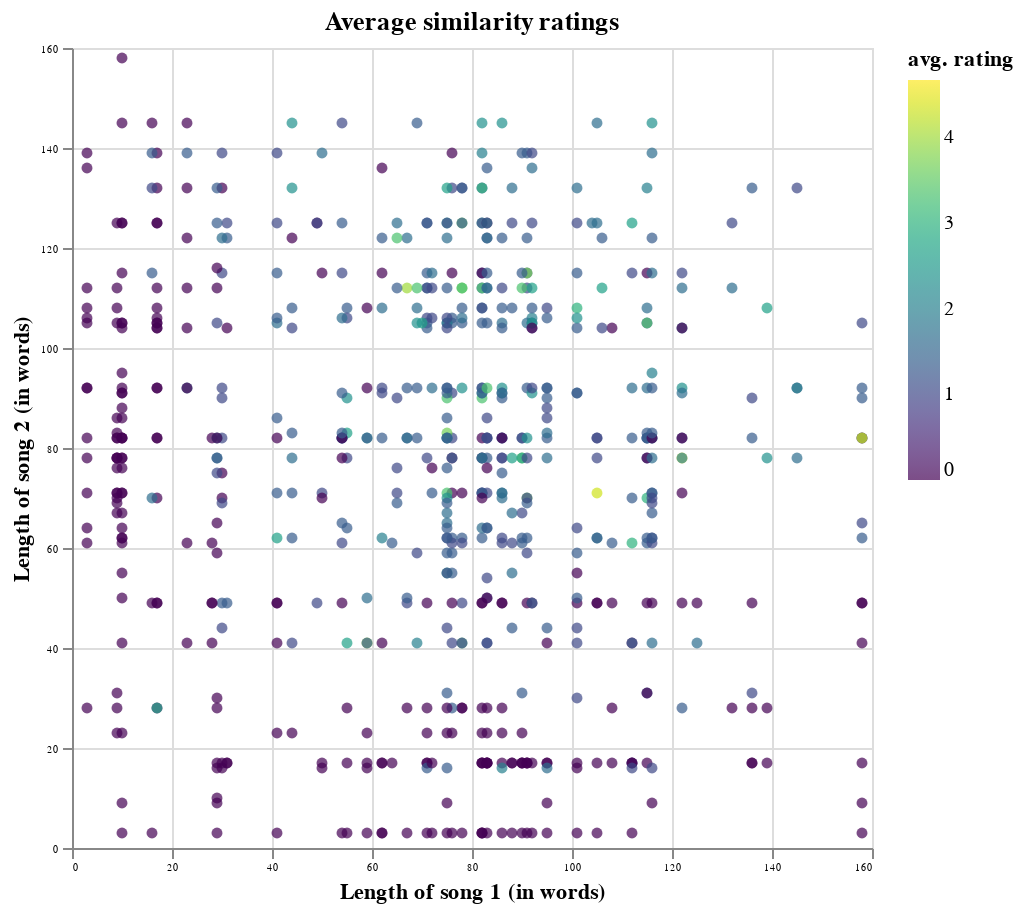

Source (notebook cell):
### Code cell
# Create a scatterplot of song lengths
alt.Chart(avg_ratings).mark_circle().encode(
    x=alt.X('length_1:Q', axis=alt.Axis(title='Length of song 1 (in words)')),
    y=alt.Y('length_2:Q', axis=alt.Axis(title='Length of song 2 (in words)')),
    color=alt.Color('sim_rating:Q', scale=alt.Scale(scheme='viridis'), title='avg. rating')
    ).properties(
        height=400,
        width=400,
        title='Average similarity ratings'
    ).configure_axis(
            labelFontSize=5,
    )

### Figure 1 — Vega-Lite specification as saved in the notebook (floating-point values rounded to 4 significant figures; data arrays with more than 128 entries replaced by an {"elided": "..."} marker saying what was removed)
{"config": {"view": {"continuousWidth": 400, "continuousHeight": 300}, "axis": {"labelFontSize": 5}}, "data": {"name": "data-6c51cb369560ca5f9acab6849af8d0a1"}, "mark": "circle", "encoding": {"color": {"field": "sim_rating", "scale": {"scheme": "viridis"}, "title": "avg. rating", "type": "quantitative"}, "x": {"axis": {"title": "Length of song 1 (in words)"}, "field": "length_1", "type": "quantitative"}, "y": {"axis": {"title": "Length of song 2 (in words)"}, "field": "length_2", "type": "quantitative"}}, "height": 400, "title": "Average similarity ratings", "width": 400, "$schema": "https://vega.github.io/schema/vega-lite/v4.17.0.json", "datasets": {"data-6c51cb369560ca5f9acab6849af8d0a1": {"elided": "676 records"}}}
